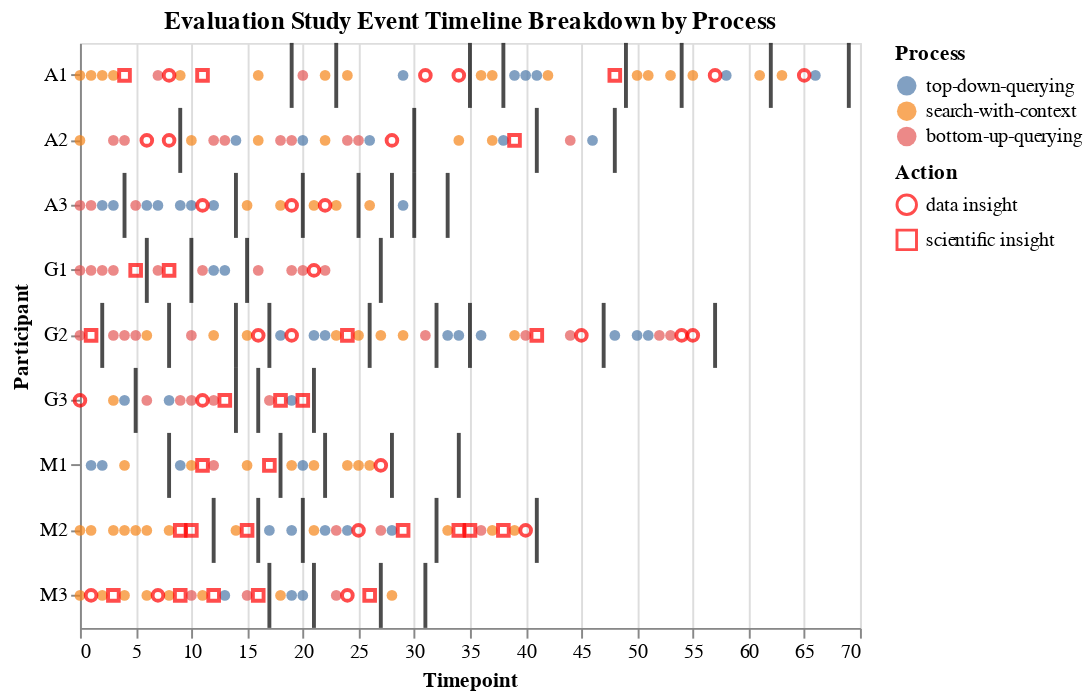

Notebook code for this chart:
### Code cell
chart = process_chart+ break_chart + insight_chart
chart.title="Evaluation Study Event Timeline Breakdown by Process"
chart

### Figure 1 — Vega-Lite specification as saved in the notebook (floating-point values rounded to 4 significant figures; data arrays with more than 128 entries replaced by an {"elided": "..."} marker saying what was removed)
{"$schema": "https://vega.github.io/schema/vega-lite/v2.6.0.json", "config": {"view": {"height": 300, "width": 400}}, "datasets": {"data-0384c290eb7d61cb6d3b63ec2c1a25e7": [{"Action": "data insight", "action": "ID", "t": 0, "user": "G3"}, {"Action": "scientific insight", "action": "IS", "t": 1, "user": "G2"}, {"Action": "data insight", "action": "ID", "t": 1, "user": "M3"}, {"Action": "scientific insight", "action": "IS", "t": 3, "user": "M3"}, {"Action": "scientific insight", "action": "IS", "t": 4, "user": "A1"}, {"Action": "scientific insight", "action": "IS", "t": 5, "user": "G1"}, {"Action": "data insight", "action": "ID", "t": 6, "user": "A2"}, {"Action": "data insight", "action": "ID", "t": 7, "user": "M3"}, {"Action": "data insight", "action": "ID", "t": 8, "user": "A1"}, {"Action": "data insight", "action": "ID", "t": 8, "user": "A2"}, {"Action": "scientific insight", "action": "IS", "t": 8, "user": "G1"}, {"Action": "scientific insight", "action": "IS", "t": 9, "user": "M2"}, {"Action": "scientific insight", "action": "IS", "t": 9, "user": "M3"}, {"Action": "scientific insight", "action": "IS", "t": 10, "user": "M2"}, {"Action": "scientific insight", "action": "IS", "t": 11, "user": "A1"}, {"Action": "data insight", "action": "ID", "t": 11, "user": "A3"}, {"Action": "data insight", "action": "ID", "t": 11, "user": "G3"}, {"Action": "scientific insight", "action": "IS", "t": 11, "user": "M1"}, {"Action": "scientific insight", "action": "IS", "t": 12, "user": "M3"}, {"Action": "scientific insight", "action": "IS", "t": 13, "user": "G3"}, {"Action": "scientific insight", "action": "IS", "t": 15, "user": "M2"}, {"Action": "data insight", "action": "ID", "t": 16, "user": "G2"}, {"Action": "scientific insight", "action": "IS", "t": 16, "user": "M3"}, {"Action": "scientific insight", "action": "IS", "t": 17, "user": "M1"}, {"Action": "scientific insight", "action": "IS", "t": 18, "user": "G3"}, {"Action": "data insight", "action": "ID", "t": 19, "user": "A3"}, {"Action": "data insight", "action": "ID", "t": 19, "user": "G2"}, {"Action": "scientific insight", "action": "IS", "t": 20, "user": "G3"}, {"Action": "data insight", "action": "ID", "t": 21, "user": "G1"}, {"Action": "data insight", "action": "ID", "t": 22, "user": "A3"}, {"Action": "scientific insight", "action": "IS", "t": 24, "user": "G2"}, {"Action": "data insight", "action": "ID", "t": 24, "user": "M3"}, {"Action": "data insight", "action": "ID", "t": 25, "user": "M2"}, {"Action": "scientific insight", "action": "IS", "t": 26, "user": "M3"}, {"Action": "data insight", "action": "ID", "t": 27, "user": "M1"}, {"Action": "data insight", "action": "ID", "t": 28, "user": "A2"}, {"Action": "scientific insight", "action": "IS", "t": 29, "user": "M2"}, {"Action": "data insight", "action": "ID", "t": 31, "user": "A1"}, {"Action": "data insight", "action": "ID", "t": 34, "user": "A1"}, {"Action": "scientific insight", "action": "IS", "t": 34, "user": "M2"}, {"Action": "scientific insight", "action": "IS", "t": 35, "user": "M2"}, {"Action": "scientific insight", "action": "IS", "t": 38, "user": "M2"}, {"Action": "scientific insight", "action": "IS", "t": 39, "user": "A2"}, {"Action": "data insight", "action": "ID", "t": 40, "user": "M2"}, {"Action": "scientific insight", "action": "IS", "t": 41, "user": "G2"}, {"Action": "data insight", "action": "ID", "t": 45, "user": "G2"}, {"Action": "scientific insight", "action": "IS", "t": 48, "user": "A1"}, {"Action": "data insight", "action": "ID", "t": 54, "user": "G2"}, {"Action": "data insight", "action": "ID", "t": 55, "user": "G2"}, {"Action": "data insight", "action": "ID", "t": 57, "user": "A1"}, {"Action": "data insight", "action": "ID", "t": 65, "user": "A1"}], "data-37a36f38c40d5a57d4bd1e4da3ff65dd": [{"action": "BR", "t": 2, "user": "G2"}, {"action": "BR", "t": 4, "user": "A3"}, {"action": "BR", "t": 5, "user": "G3"}, {"action": "BR", "t": 6, "user": "G1"}, {"action": "BR", "t": 8, "user": "G2"}, {"action": "BR", "t": 8, "user": "M1"}, {"action": "BR", "t": 9, "user": "A2"}, {"action": "BR", "t": 10, "user": "G1"}, {"action": "BR", "t": 12, "user": "M2"}, {"action": "BR", "t": 14, "user": "A3"}, {"action": "BR", "t": 14, "user": "G2"}, {"action": "BR", "t": 14, "user": "G3"}, {"action": "BR", "t": 15, "user": "G1"}, {"action": "BR", "t": 16, "user": "G3"}, {"action": "BR", "t": 16, "user": "M2"}, {"action": "BR", "t": 17, "user": "G2"}, {"action": "BR", "t": 17, "user": "M3"}, {"action": "BR", "t": 18, "user": "M1"}, {"action": "BR", "t": 19, "user": "A1"}, {"action": "BR", "t": 20, "user": "A3"}, {"action": "BR", "t": 20, "user": "M2"}, {"action": "BR", "t": 21, "user": "G3"}, {"action": "BR", "t": 21, "user": "M3"}, {"action": "BR", "t": 22, "user": "M1"}, {"action": "BR", "t": 23, "user": "A1"}, {"action": "BR", "t": 25, "user": "A3"}, {"action": "BR", "t": 26, "user": "G2"}, {"action": "BR", "t": 27, "user": "G1"}, {"action": "BR", "t": 27, "user": "M3"}, {"action": "BR", "t": 28, "user": "A3"}, {"action": "BR", "t": 28, "user": "M1"}, {"action": "BR", "t": 30, "user": "A2"}, {"action": "BR", "t": 30, "user": "A3"}, {"action": "BR", "t": 31, "user": "M3"}, {"action": "BR", "t": 32, "user": "G2"}, {"action": "BR", "t": 32, "user": "M2"}, {"action": "BR", "t": 33, "user": "A3"}, {"action": "BR", "t": 34, "user": "M1"}, {"action": "BR", "t": 35, "user": "A1"}, {"action": "BR", "t": 35, "user": "G2"}, {"action": "BR", "t": 38, "user": "A1"}, {"action": "BR", "t": 41, "user": "A2"}, {"action": "BR", "t": 41, "user": "M2"}, {"action": "BR", "t": 47, "user": "G2"}, {"action": "BR", "t": 48, "user": "A2"}, {"action": "BR", "t": 49, "user": "A1"}, {"action": "BR", "t": 54, "user": "A1"}, {"action": "BR", "t": 57, "user": "G2"}, {"action": "BR", "t": 62, "user": "A1"}, {"action": "BR", "t": 69, "user": "A1"}], "data-787beb49523e5034d6512e2cf656b061": {"elided": "156 records"}}, "layer": [{"data": {"name": "data-787beb49523e5034d6512e2cf656b061"}, "encoding": {"color": {"field": "Process", "sort": ["top-down-querying", "search-with-context", "bottom-up-querying", "recommendation"], "type": "nominal"}, "x": {"field": "t", "type": "quantitative"}, "y": {"field": "user", "type": "nominal"}}, "mark": "circle"}, {"data": {"name": "data-37a36f38c40d5a57d4bd1e4da3ff65dd"}, "encoding": {"x": {"field": "t", "type": "quantitative"}, "y": {"field": "user", "type": "nominal"}}, "mark": {"color": "black", "thickness": 2, "type": "tick"}}, {"data": {"name": "data-0384c290eb7d61cb6d3b63ec2c1a25e7"}, "encoding": {"shape": {"field": "Action", "type": "nominal"}, "x": {"field": "t", "title": "Timepoint", "type": "quantitative"}, "y": {"field": "user", "title": "Participant", "type": "nominal"}}, "mark": {"color": "red", "shape": "diamond", "type": "point"}}], "title": "Evaluation Study Event Timeline Breakdown by Process"}
